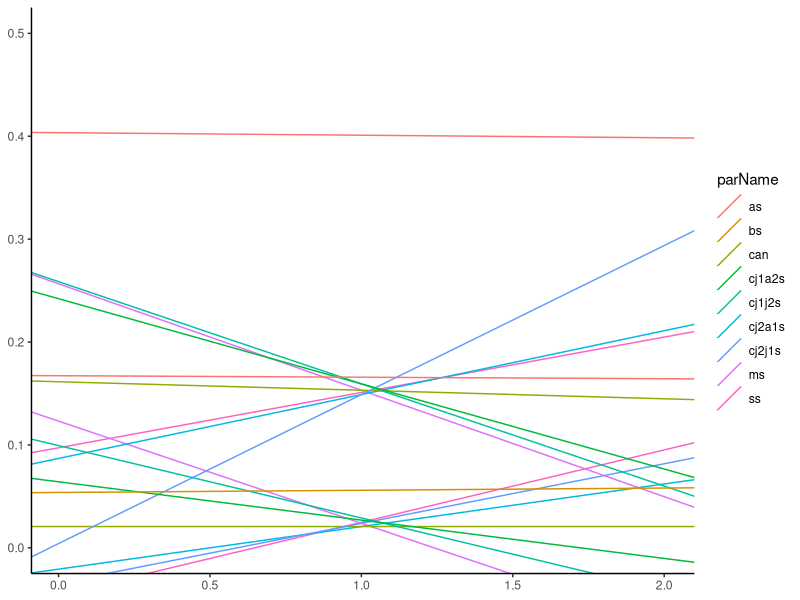
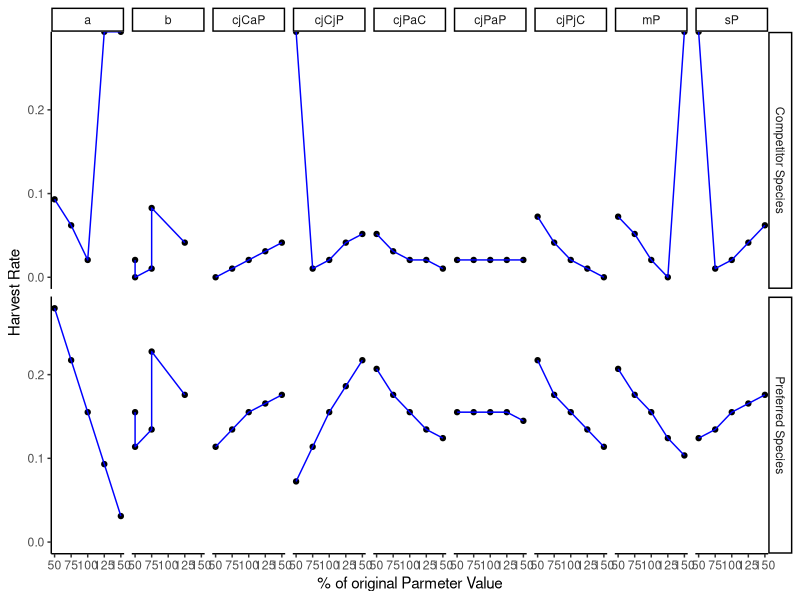

R code for these plots, in order:
## CJD 1.12.2021
## Updated sensitivity analysis with better plots, this is supplementary figure 1

rm(list=ls())
library(deSolve)
library(ggplot2)
library(ggpubr)
#model function
# qE - harvest, species specific, this is what is controlled by 'regulations'
# s - juvenile overwinter survival, species specific
# m - adult natural mortality rate, species specific
# cJA - effect of adults of a given species on juveniles of a given species (cover cannibalism or interspecific predation, both happen in foraging arena)
# cJJ - effect of juveniles of one species on juveniles of the other (can be predation or competition)
# h - rate at which juveniles leave foraging arena for refuge, species specific
# v - rate at which juveniles enter foraging arena from refuge, species specific
# stock1 - annual stocked num spp1
# stock2 - annual stocked num spp2
simBiggsQ2<-function(t,y,params){
  A1<-y[1]
  A2<-y[2]
  J1<-y[3]
  J2<-y[4]
  with(as.list(params),{
    dA1dt=-qE1Fun(t)*A1-m1*A1+s1*J1
    dA2dt=-qE2Fun(t)*A2-m2*A2+s2*J2
    dJ1dt=-cJ1J2*J2*J1-((cJ1A2*v1*A2*J1)/(h1Fun(t)+v1+cJ1A2*A2))-((cJ1A1*v1*A1*J1)/(h1Fun(t)+v1+cJ1A1*A1))-s1*J1+(100*A1/(50+A1))+st1Fun(t)
    dJ2dt=-cJ2J1*J1*J2-((cJ2A1*v2*A1*J2)/(h2Fun(t)+v2+cJ2A1*A1))-((cJ2A2*v2*A2*J2)/(h2Fun(t)+v2+cJ2A2*A2))-s2*J2+(100*A2/(50+A2))+st2Fun(t)
    return(list(c(dA1dt,dA2dt,dJ1dt,dJ2dt)))
  })
}

#finding transition points for sensitivity analysis
tpS=function(x,y0,parmName){
  tips=data.frame(parVal=numeric(length(unique(x[,2]))),
                  minQTP=numeric(length(unique(x[,2]))),
                  maxQTP=numeric(length(unique(x[,2]))),
                  dom=character(length(unique(x[,2]))),
                  parName=rep(parmName,length(unique(x[,2]))))
  fits=data.frame(parName=parmName,intercept=numeric(1),slope=numeric(1))
  for(i in 1:length(unique(x[,2]))){
    init=y0[1]>y0[2] # initial state
    temp=x[x[,2]==unique(x[,2])[i],] # pulling rows of x with the parm value [i]
    comp=(temp$A2/temp$A1)<0.6 # is A2 abund <60% of A1?
    harv=c(min(temp$qEs[comp!=init]),max(temp$qEs[comp!=init])) # pulling max and min harv rates that cause a flip
    tips$parVal[i]=unique(x[,2])[i]
    tips$minQTP[i]=harv[1]
    tips$maxQTP[i]=harv[2]
    tips$dom[i]=ifelse(init==T,"A1","A2")
  }
  if(length(unique(tips$minQTP[is.finite(tips$minQTP)]))>1){ # fit model to relationship between tipping point and parm values
    fit=lm(tips$minQTP[is.finite(tips$minQTP)]~tips$parVal[is.finite(tips$minQTP)])
  }else{fit=lm(tips$maxQTP[is.finite(tips$maxQTP)]~tips$parVal[is.finite(tips$maxQTP)])}
  fits$intercept=fit$coefficients[1]
  fits$slope=fit$coefficients[2]
  return(list(tips,fits))
}

#### JUVENILE SURVIVAL RATE ####
tstep=times=1:100
ss=seq(.5,1.5,length.out = 5)
qEs=seq(0,0.3,length.out=30)
combos=expand.grid(qEs,ss);colnames(combos)=c("qEs","ss")
store=data.frame(A1=0,A2=0,J1=0,J2=0);store=cbind(combos,store)
store2=data.frame(A1=0,A2=0,J1=0,J2=0);store2=cbind(combos,store2)

y01=c(500,5000,0,0)
for(i in 1:nrow(store)){
  qE1Fun=approxfun(x=tstep,y=c(rep(store$qEs[i],length(tstep))))
  qE2Fun=approxfun(x=tstep,y=rep(0.1,length(tstep)))
  h1Fun=approxfun(x=tstep,y=rep(8,length(tstep)))
  h2Fun=approxfun(x=tstep,y=rep(8,length(tstep)))
  st1Fun=approxfun(x=tstep,y=rep(0,length(tstep)))
  st2Fun=approxfun(x=tstep,y=rep(0,length(tstep)))
  
  p=c(c(s1=0.1*store$ss[i],m1=0.1,cJ1A1=0.001,cJ1A2=0.05,cJ1J2=0.003,v1=1),
      c(s2=0.1,m2=0.1,cJ2A2=0.001,cJ2A1=0.03,cJ2J1=0.003,v2=1))
  sim=ode(y=y01,times=times,func=simBiggsQ2,parms=p)
  store$A1[i]=sim[nrow(sim)-1,2]
  store$A2[i]=sim[nrow(sim)-1,3]
  store$J1[i]=sim[nrow(sim)-1,4]
  store$J2[i]=sim[nrow(sim)-1,5]
  #store$ss[i]=ss[f]
}
y02=c(5000,500,0,0)
for(i in 1:nrow(store2)){
  qE1Fun=approxfun(x=tstep,y=c(rep(store2$qEs[i],length(tstep))))
  qE2Fun=approxfun(x=tstep,y=rep(0.1,length(tstep)))
  h1Fun=approxfun(x=tstep,y=rep(8,length(tstep)))
  h2Fun=approxfun(x=tstep,y=rep(8,length(tstep)))
  st1Fun=approxfun(x=tstep,y=rep(0,length(tstep)))
  st2Fun=approxfun(x=tstep,y=rep(0,length(tstep)))
  
  p=c(c(s1=0.1*store2$ss[i],m1=0.1,cJ1A1=0.001,cJ1A2=0.05,cJ1J2=0.003,v1=1),
      c(s2=0.1,m2=0.1,cJ2A2=0.001,cJ2A1=0.03,cJ2J1=0.003,v2=1))
  sim=ode(y=y02,times=times,func=simBiggsQ2,parms=p)
  store2$A1[i]=sim[nrow(sim)-1,2]
  store2$A2[i]=sim[nrow(sim)-1,3]
  store2$J1[i]=sim[nrow(sim)-1,4]
  store2$J2[i]=sim[nrow(sim)-1,5]
  #store2$ss[i]=ss[f]
}

t1=tpS(x=store,y0=y01,parmName="ss")
t2=tpS(x=store2,y0=y02,parmName="ss")




#### ADULT NATURAL MORTALITY RATE ####
#looking to see how variation in the adult natural mortality rate for species 1 changes whether or not stable states occur
times=1:100

ms=seq(.5,1.5,length.out = 5)
qEs=seq(0,0.3,length.out=30)
combos=expand.grid(qEs,ms);colnames(combos)=c("qEs","ms")
store=data.frame(A1=0,A2=0,J1=0,J2=0);store=cbind(combos,store)
store2=data.frame(A1=0,A2=0,J1=0,J2=0);store2=cbind(combos,store2)

y01=c(500,5000,0,0)
for(i in 1:nrow(store)){
  qE1Fun=approxfun(x=tstep,y=c(rep(store$qEs[i],length(tstep))))
  qE2Fun=approxfun(x=tstep,y=rep(0.1,length(tstep)))
  h1Fun=approxfun(x=tstep,y=rep(8,length(tstep)))
  h2Fun=approxfun(x=tstep,y=rep(8,length(tstep)))
  st1Fun=approxfun(x=tstep,y=rep(0,length(tstep)))
  st2Fun=approxfun(x=tstep,y=rep(0,length(tstep)))
  
  p=c(c(s1=0.1,m1=0.1*store$ms[i],cJ1A1=0.001,cJ1A2=0.05,cJ1J2=0.003,v1=1),
      c(s2=0.1,m2=0.1,cJ2A2=0.001,cJ2A1=0.03,cJ2J1=0.003,v2=1))
  sim=ode(y=y01,times=times,func=simBiggsQ2,parms=p)
  store$A1[i]=sim[nrow(sim)-1,2]
  store$A2[i]=sim[nrow(sim)-1,3]
  store$J1[i]=sim[nrow(sim)-1,4]
  store$J2[i]=sim[nrow(sim)-1,5]
}
y02=c(5000,500,0,0)
for(i in 1:nrow(store2)){
  qE1Fun=approxfun(x=tstep,y=c(rep(store2$qEs[i],length(tstep))))
  qE2Fun=approxfun(x=tstep,y=rep(0.1,length(tstep)))
  h1Fun=approxfun(x=tstep,y=rep(8,length(tstep)))
  h2Fun=approxfun(x=tstep,y=rep(8,length(tstep)))
  st1Fun=approxfun(x=tstep,y=rep(0,length(tstep)))
  st2Fun=approxfun(x=tstep,y=rep(0,length(tstep)))
  
  p=c(c(s1=0.1,m1=0.1*store2$ms[i],cJ1A1=0.001,cJ1A2=0.05,cJ1J2=0.003,v1=1),
      c(s2=0.1,m2=0.1,cJ2A2=0.001,cJ2A1=0.03,cJ2J1=0.003,v2=1))
  sim=ode(y=y02,times=times,func=simBiggsQ2,parms=p)
  store2$A1[i]=sim[nrow(sim)-1,2]
  store2$A2[i]=sim[nrow(sim)-1,3]
  store2$J1[i]=sim[nrow(sim)-1,4]
  store2$J2[i]=sim[nrow(sim)-1,5]
}

t3=tpS(x=store,y0=y01,parmName="ms")
t4=tpS(x=store2,y0=y02,parmName="ms")



#### ADULT PREDATION ON J2 ####
#looking to see how variation in the adult predation j2 for species 1 changes whether or not stable states occur
times=1:100

cj2a1s=seq(.5,1.5,length.out = 5)
qEs=seq(0,0.3,length.out=30)
combos=expand.grid(qEs,cj2a1s);colnames(combos)=c("qEs","cj2a1s")
store=data.frame(A1=0,A2=0,J1=0,J2=0);store=cbind(combos,store)
store2=data.frame(A1=0,A2=0,J1=0,J2=0);store2=cbind(combos,store2)

y01=c(500,5000,0,0)
for(i in 1:nrow(store)){
  qE1Fun=approxfun(x=tstep,y=c(rep(store$qEs[i],length(tstep))))
  qE2Fun=approxfun(x=tstep,y=rep(0.1,length(tstep)))
  h1Fun=approxfun(x=tstep,y=rep(8,length(tstep)))
  h2Fun=approxfun(x=tstep,y=rep(8,length(tstep)))
  st1Fun=approxfun(x=tstep,y=rep(0,length(tstep)))
  st2Fun=approxfun(x=tstep,y=rep(0,length(tstep)))
  
  p=c(c(s1=0.1,m1=0.1,cJ1A1=0.001,cJ1A2=0.05,cJ1J2=0.003,v1=1),
      c(s2=0.1,m2=0.1,cJ2A2=0.001,cJ2A1=0.03*store$cj2a1s[i],cJ2J1=0.003,v2=1))
  sim=ode(y=y01,times=times,func=simBiggsQ2,parms=p)
  store$A1[i]=sim[nrow(sim)-1,2]
  store$A2[i]=sim[nrow(sim)-1,3]
  store$J1[i]=sim[nrow(sim)-1,4]
  store$J2[i]=sim[nrow(sim)-1,5]
}
y02=c(5000,500,0,0)
for(i in 1:nrow(store2)){
  qE1Fun=approxfun(x=tstep,y=c(rep(store2$qEs[i],length(tstep))))
  qE2Fun=approxfun(x=tstep,y=rep(0.1,length(tstep)))
  h1Fun=approxfun(x=tstep,y=rep(8,length(tstep)))
  h2Fun=approxfun(x=tstep,y=rep(8,length(tstep)))
  st1Fun=approxfun(x=tstep,y=rep(0,length(tstep)))
  st2Fun=approxfun(x=tstep,y=rep(0,length(tstep)))
  
  p=c(c(s1=0.1,m1=0.1,cJ1A1=0.001,cJ1A2=0.05,cJ1J2=0.003,v1=1),
      c(s2=0.1,m2=0.1,cJ2A2=0.001,cJ2A1=0.03*store2$cj2a1s[i],cJ2J1=0.003,v2=1))
  sim=ode(y=y02,times=times,func=simBiggsQ2,parms=p)
  store2$A1[i]=sim[nrow(sim)-1,2]
  store2$A2[i]=sim[nrow(sim)-1,3]
  store2$J1[i]=sim[nrow(sim)-1,4]
  store2$J2[i]=sim[nrow(sim)-1,5]
}

t5=tpS(x=store,y0=y01,parmName="cj2a1s")
t6=tpS(x=store2,y0=y02,parmName="cj2a1s")



#### SP1 CANNIBALISM RATE ####

times=1:100

can=seq(.5,1.5,length.out = 5)
qEs=seq(0,0.3,length.out=30)
combos=expand.grid(qEs,can);colnames(combos)=c("qEs","can")
store=data.frame(A1=0,A2=0,J1=0,J2=0);store=cbind(combos,store)
store2=data.frame(A1=0,A2=0,J1=0,J2=0);store2=cbind(combos,store2)


y01=c(500,5000,0,0)
for(i in 1:nrow(store)){
  qE1Fun=approxfun(x=tstep,y=c(rep(store$qEs[i],length(tstep))))
  qE2Fun=approxfun(x=tstep,y=rep(0.1,length(tstep)))
  h1Fun=approxfun(x=tstep,y=rep(8,length(tstep)))
  h2Fun=approxfun(x=tstep,y=rep(8,length(tstep)))
  st1Fun=approxfun(x=tstep,y=rep(0,length(tstep)))
  st2Fun=approxfun(x=tstep,y=rep(0,length(tstep)))
  
  p=c(c(s1=0.1,m1=0.1,cJ1A1=0.001*store$can[i],cJ1A2=0.05,cJ1J2=0.003,v1=1),
      c(s2=0.1,m2=0.1,cJ2A2=0.001,cJ2A1=0.03,cJ2J1=0.003,v2=1))
  sim=ode(y=y01,times=times,func=simBiggsQ2,parms=p)
  store$A1[i]=sim[nrow(sim)-1,2]
  store$A2[i]=sim[nrow(sim)-1,3]
  store$J1[i]=sim[nrow(sim)-1,4]
  store$J2[i]=sim[nrow(sim)-1,5]
}
y02=c(5000,500,0,0)
for(i in 1:nrow(store)){
  qE1Fun=approxfun(x=tstep,y=c(rep(store2$qEs[i],length(tstep))))
  qE2Fun=approxfun(x=tstep,y=rep(0.1,length(tstep)))
  h1Fun=approxfun(x=tstep,y=rep(8,length(tstep)))
  h2Fun=approxfun(x=tstep,y=rep(8,length(tstep)))
  st1Fun=approxfun(x=tstep,y=rep(0,length(tstep)))
  st2Fun=approxfun(x=tstep,y=rep(0,length(tstep)))
  
  p=c(c(s1=0.1,m1=0.1,cJ1A1=0.001*store2$can[i],cJ1A2=0.05,cJ1J2=0.003,v1=1),
      c(s2=0.1,m2=0.1,cJ2A2=0.001,cJ2A1=0.03,cJ2J1=0.003,v2=1))
  sim=ode(y=y02,times=times,func=simBiggsQ2,parms=p)
  store2$A1[i]=sim[nrow(sim)-1,2]
  store2$A2[i]=sim[nrow(sim)-1,3]
  store2$J1[i]=sim[nrow(sim)-1,4]
  store2$J2[i]=sim[nrow(sim)-1,5]
  
}

t7=tpS(x=store,y0=y01,parmName="can")
t8=tpS(x=store2,y0=y02,parmName="can")

#### EFFECT OF J1 ON J2 ####
#looking to see how variation in the j1 effect on j2 changes whether or not stable states occur
times=1:100

cj2j1s=seq(.5,1.5,length.out = 5)
qEs=seq(0,0.3,length.out=30)
combos=expand.grid(qEs,cj2a1s);colnames(combos)=c("qEs","cj2j1s")
store=data.frame(A1=0,A2=0,J1=0,J2=0);store=cbind(combos,store)
store2=data.frame(A1=0,A2=0,J1=0,J2=0);store2=cbind(combos,store2)

y01=c(500,5000,0,0)
for(i in 1:nrow(store)){
  qE1Fun=approxfun(x=tstep,y=c(rep(store$qEs[i],length(tstep))))
  qE2Fun=approxfun(x=tstep,y=rep(0.1,length(tstep)))
  h1Fun=approxfun(x=tstep,y=rep(8,length(tstep)))
  h2Fun=approxfun(x=tstep,y=rep(8,length(tstep)))
  st1Fun=approxfun(x=tstep,y=rep(0,length(tstep)))
  st2Fun=approxfun(x=tstep,y=rep(0,length(tstep)))
  
  p=c(c(s1=0.1,m1=0.1,cJ1A1=0.001,cJ1A2=0.05,cJ1J2=0.003,v1=1),
      c(s2=0.1,m2=0.1,cJ2A2=0.001,cJ2A1=0.03,cJ2J1=0.003*store$cj2j1s[i],v2=1))
  sim=ode(y=y01,times=times,func=simBiggsQ2,parms=p)
  store$A1[i]=sim[nrow(sim)-1,2]
  store$A2[i]=sim[nrow(sim)-1,3]
  store$J1[i]=sim[nrow(sim)-1,4]
  store$J2[i]=sim[nrow(sim)-1,5]
}
y02=c(5000,500,0,0)
for(i in 1:nrow(store2)){
  qE1Fun=approxfun(x=tstep,y=c(rep(store2$qEs[i],length(tstep))))
  qE2Fun=approxfun(x=tstep,y=rep(0.1,length(tstep)))
  h1Fun=approxfun(x=tstep,y=rep(8,length(tstep)))
  h2Fun=approxfun(x=tstep,y=rep(8,length(tstep)))
  st1Fun=approxfun(x=tstep,y=rep(0,length(tstep)))
  st2Fun=approxfun(x=tstep,y=rep(0,length(tstep)))
  
  p=c(c(s1=0.1,m1=0.1,cJ1A1=0.001,cJ1A2=0.05,cJ1J2=0.003,v1=1),
      c(s2=0.1,m2=0.1,cJ2A2=0.001,cJ2A1=0.03,cJ2J1=0.003*store2$cj2j1s[i],v2=1))
  sim=ode(y=y02,times=times,func=simBiggsQ2,parms=p)
  store2$A1[i]=sim[nrow(sim)-1,2]
  store2$A2[i]=sim[nrow(sim)-1,3]
  store2$J1[i]=sim[nrow(sim)-1,4]
  store2$J2[i]=sim[nrow(sim)-1,5]
}


t9=tpS(x=store,y0=y01,parmName="cj2j1s")
t10=tpS(x=store2,y0=y02,parmName="cj2j1s")

#### EFFECT OF J2 ON J1 ####
#looking to see how variation in the j2 effect on j1 changes whether or not stable states occur
times=1:100

cj1j2s=seq(.5,1.5,length.out = 5)
qEs=seq(0,0.3,length.out=30)
combos=expand.grid(qEs,cj2a1s);colnames(combos)=c("qEs","cj1j2s")
store=data.frame(A1=0,A2=0,J1=0,J2=0);store=cbind(combos,store)
store2=data.frame(A1=0,A2=0,J1=0,J2=0);store2=cbind(combos,store2)

y01=c(500,5000,0,0)
for(i in 1:nrow(store)){
  qE1Fun=approxfun(x=tstep,y=c(rep(store$qEs[i],length(tstep))))
  qE2Fun=approxfun(x=tstep,y=rep(0.1,length(tstep)))
  h1Fun=approxfun(x=tstep,y=rep(8,length(tstep)))
  h2Fun=approxfun(x=tstep,y=rep(8,length(tstep)))
  st1Fun=approxfun(x=tstep,y=rep(0,length(tstep)))
  st2Fun=approxfun(x=tstep,y=rep(0,length(tstep)))
  
  p=c(c(s1=0.1,m1=0.1,cJ1A1=0.001,cJ1A2=0.05,cJ1J2=0.003*store$cj1j2s[i],v1=1),
      c(s2=0.1,m2=0.1,cJ2A2=0.001,cJ2A1=0.03,cJ2J1=0.003,v2=1))
  sim=ode(y=y01,times=times,func=simBiggsQ2,parms=p)
  store$A1[i]=sim[nrow(sim)-1,2]
  store$A2[i]=sim[nrow(sim)-1,3]
  store$J1[i]=sim[nrow(sim)-1,4]
  store$J2[i]=sim[nrow(sim)-1,5]
}
y02=c(5000,500,0,0)
for(i in 1:nrow(store2)){
  qE1Fun=approxfun(x=tstep,y=c(rep(store2$qEs[i],length(tstep))))
  qE2Fun=approxfun(x=tstep,y=rep(0.1,length(tstep)))
  h1Fun=approxfun(x=tstep,y=rep(8,length(tstep)))
  h2Fun=approxfun(x=tstep,y=rep(8,length(tstep)))
  st1Fun=approxfun(x=tstep,y=rep(0,length(tstep)))
  st2Fun=approxfun(x=tstep,y=rep(0,length(tstep)))
  
  p=c(c(s1=0.1,m1=0.1,cJ1A1=0.001,cJ1A2=0.05,cJ1J2=0.003*store$cj1j2s[i],v1=1),
      c(s2=0.1,m2=0.1,cJ2A2=0.001,cJ2A1=0.03,cJ2J1=0.003,v2=1))
  sim=ode(y=y02,times=times,func=simBiggsQ2,parms=p)
  store2$A1[i]=sim[nrow(sim)-1,2]
  store2$A2[i]=sim[nrow(sim)-1,3]
  store2$J1[i]=sim[nrow(sim)-1,4]
  store2$J2[i]=sim[nrow(sim)-1,5]
}


t11=tpS(x=store,y0=y01,parmName="cj1j2s")
t12=tpS(x=store2,y0=y02,parmName="cj1j2s")


#### ADULT PREDATION ON J1 ####
#looking to see how variation in the adult predation j1 for species 2 changes whether or not stable states occur
times=1:100

cj1a2s=seq(.5,1.5,length.out = 5)
qEs=seq(0,0.3,length.out=30)
combos=expand.grid(qEs,cj2a1s);colnames(combos)=c("qEs","cj1a2s")
store=data.frame(A1=0,A2=0,J1=0,J2=0);store=cbind(combos,store)
store2=data.frame(A1=0,A2=0,J1=0,J2=0);store2=cbind(combos,store2)

y01=c(500,5000,0,0)
for(i in 1:nrow(store)){
  qE1Fun=approxfun(x=tstep,y=c(rep(store$qEs[i],length(tstep))))
  qE2Fun=approxfun(x=tstep,y=rep(0.1,length(tstep)))
  h1Fun=approxfun(x=tstep,y=rep(8,length(tstep)))
  h2Fun=approxfun(x=tstep,y=rep(8,length(tstep)))
  st1Fun=approxfun(x=tstep,y=rep(0,length(tstep)))
  st2Fun=approxfun(x=tstep,y=rep(0,length(tstep)))
  
  p=c(c(s1=0.1,m1=0.1,cJ1A1=0.001,cJ1A2=0.05*store$cj1a2s[i],cJ1J2=0.003,v1=1),
      c(s2=0.1,m2=0.1,cJ2A2=0.001,cJ2A1=0.03,cJ2J1=0.003,v2=1))
  sim=ode(y=y01,times=times,func=simBiggsQ2,parms=p)
  store$A1[i]=sim[nrow(sim)-1,2]
  store$A2[i]=sim[nrow(sim)-1,3]
  store$J1[i]=sim[nrow(sim)-1,4]
  store$J2[i]=sim[nrow(sim)-1,5]
}
y02=c(5000,500,0,0)
for(i in 1:nrow(store2)){
  qE1Fun=approxfun(x=tstep,y=c(rep(store2$qEs[i],length(tstep))))
  qE2Fun=approxfun(x=tstep,y=rep(0.1,length(tstep)))
  h1Fun=approxfun(x=tstep,y=rep(8,length(tstep)))
  h2Fun=approxfun(x=tstep,y=rep(8,length(tstep)))
  st1Fun=approxfun(x=tstep,y=rep(0,length(tstep)))
  st2Fun=approxfun(x=tstep,y=rep(0,length(tstep)))
  
  p=c(c(s1=0.1,m1=0.1,cJ1A1=0.001,cJ1A2=0.05*store2$cj1a2s[i],cJ1J2=0.003,v1=1),
      c(s2=0.1,m2=0.1,cJ2A2=0.001,cJ2A1=0.03,cJ2J1=0.003,v2=1))
  sim=ode(y=y02,times=times,func=simBiggsQ2,parms=p)
  store2$A1[i]=sim[nrow(sim)-1,2]
  store2$A2[i]=sim[nrow(sim)-1,3]
  store2$J1[i]=sim[nrow(sim)-1,4]
  store2$J2[i]=sim[nrow(sim)-1,5]
}


t13=tpS(x=store,y0=y01,parmName="cj1a2s")
t14=tpS(x=store2,y0=y02,parmName="cj1a2s")


#### B-H SENSITIVITY ####
#varying the  parms a & b for species 1 to see the effect of differing recruitment on stable states
# I need to create a few functions that have different parms since the function has them coded into it.
# based on Hilborn and Walters book parm a is maybe more important to vary
#species 2 stock recruitment will stay the same through all variants of speces 1 recruitment
levs=seq(.5,1.5,length.out = 5)
#original a=100; b=50
simBiggsQ2<-function(t,y,params){
  A1<-y[1]
  A2<-y[2]
  J1<-y[3]
  J2<-y[4]
  with(as.list(params),{
    dA1dt=-qE1Fun(t)*A1-m1*A1+s1*J1
    dA2dt=-qE2Fun(t)*A2-m2*A2+s2*J2
    dJ1dt=-cJ1J2*J2*J1-((cJ1A2*v1*A2*J1)/(h1Fun(t)+v1+cJ1A2*A2))-((cJ1A1*v1*A1*J1)/(h1Fun(t)+v1+cJ1A1*A1))-s1*J1+(100*A1/(50+A1))+st1Fun(t)
    dJ2dt=-cJ2J1*J1*J2-((cJ2A1*v2*A1*J2)/(h2Fun(t)+v2+cJ2A1*A1))-((cJ2A2*v2*A2*J2)/(h2Fun(t)+v2+cJ2A2*A2))-s2*J2+(100*A2/(50+A2))+st2Fun(t)
    return(list(c(dA1dt,dA2dt,dJ1dt,dJ2dt)))
  })
}

#var1 a=1; b=50
var1<-function(t,y,params){
  A1<-y[1]
  A2<-y[2]
  J1<-y[3]
  J2<-y[4]
  with(as.list(params),{
    dA1dt=-qE1Fun(t)*A1-m1*A1+s1*J1
    dA2dt=-qE2Fun(t)*A2-m2*A2+s2*J2
    dJ1dt=-cJ1J2*J2*J1-((cJ1A2*v1*A2*J1)/(h1Fun(t)+v1+cJ1A2*A2))-((cJ1A1*v1*A1*J1)/(h1Fun(t)+v1+cJ1A1*A1))-s1*J1+(100*levs[1]*A1/(50+A1))+st1Fun(t)
    dJ2dt=-cJ2J1*J1*J2-((cJ2A1*v2*A1*J2)/(h2Fun(t)+v2+cJ2A1*A1))-((cJ2A2*v2*A2*J2)/(h2Fun(t)+v2+cJ2A2*A2))-s2*J2+(100*A2/(50+A2))+st2Fun(t)
    return(list(c(dA1dt,dA2dt,dJ1dt,dJ2dt)))
  })
}

# var2 a=50.75; b=50
var2<-function(t,y,params){
  A1<-y[1]
  A2<-y[2]
  J1<-y[3]
  J2<-y[4]
  with(as.list(params),{
    dA1dt=-qE1Fun(t)*A1-m1*A1+s1*J1
    dA2dt=-qE2Fun(t)*A2-m2*A2+s2*J2
    dJ1dt=-cJ1J2*J2*J1-((cJ1A2*v1*A2*J1)/(h1Fun(t)+v1+cJ1A2*A2))-((cJ1A1*v1*A1*J1)/(h1Fun(t)+v1+cJ1A1*A1))-s1*J1+(100*levs[2]*A1/(50+A1))+st1Fun(t)
    dJ2dt=-cJ2J1*J1*J2-((cJ2A1*v2*A1*J2)/(h2Fun(t)+v2+cJ2A1*A1))-((cJ2A2*v2*A2*J2)/(h2Fun(t)+v2+cJ2A2*A2))-s2*J2+(100*A2/(50+A2))+st2Fun(t)
    return(list(c(dA1dt,dA2dt,dJ1dt,dJ2dt)))
  })
}

# var 3 a=100.5; b=50
var3<-function(t,y,params){
  A1<-y[1]
  A2<-y[2]
  J1<-y[3]
  J2<-y[4]
  with(as.list(params),{
    dA1dt=-qE1Fun(t)*A1-m1*A1+s1*J1
    dA2dt=-qE2Fun(t)*A2-m2*A2+s2*J2
    dJ1dt=-cJ1J2*J2*J1-((cJ1A2*v1*A2*J1)/(h1Fun(t)+v1+cJ1A2*A2))-((cJ1A1*v1*A1*J1)/(h1Fun(t)+v1+cJ1A1*A1))-s1*J1+(100*levs[3]*A1/(50+A1))+st1Fun(t)
    dJ2dt=-cJ2J1*J1*J2-((cJ2A1*v2*A1*J2)/(h2Fun(t)+v2+cJ2A1*A1))-((cJ2A2*v2*A2*J2)/(h2Fun(t)+v2+cJ2A2*A2))-s2*J2+(100*A2/(50+A2))+st2Fun(t)
    return(list(c(dA1dt,dA2dt,dJ1dt,dJ2dt)))
  })
}

# var 4 a=150.25; b=50
var4<-function(t,y,params){
  A1<-y[1]
  A2<-y[2]
  J1<-y[3]
  J2<-y[4]
  with(as.list(params),{
    dA1dt=-qE1Fun(t)*A1-m1*A1+s1*J1
    dA2dt=-qE2Fun(t)*A2-m2*A2+s2*J2
    dJ1dt=-cJ1J2*J2*J1-((cJ1A2*v1*A2*J1)/(h1Fun(t)+v1+cJ1A2*A2))-((cJ1A1*v1*A1*J1)/(h1Fun(t)+v1+cJ1A1*A1))-s1*J1+(100*levs[4]*A1/(50+A1))+st1Fun(t)
    dJ2dt=-cJ2J1*J1*J2-((cJ2A1*v2*A1*J2)/(h2Fun(t)+v2+cJ2A1*A1))-((cJ2A2*v2*A2*J2)/(h2Fun(t)+v2+cJ2A2*A2))-s2*J2+(100*A2/(50+A2))+st2Fun(t)
    return(list(c(dA1dt,dA2dt,dJ1dt,dJ2dt)))
  })
}

# var 5 a=200; b=50
var5<-function(t,y,params){
  A1<-y[1]
  A2<-y[2]
  J1<-y[3]
  J2<-y[4]
  with(as.list(params),{
    dA1dt=-qE1Fun(t)*A1-m1*A1+s1*J1
    dA2dt=-qE2Fun(t)*A2-m2*A2+s2*J2
    dJ1dt=-cJ1J2*J2*J1-((cJ1A2*v1*A2*J1)/(h1Fun(t)+v1+cJ1A2*A2))-((cJ1A1*v1*A1*J1)/(h1Fun(t)+v1+cJ1A1*A1))-s1*J1+(100*levs[5]*A1/(50+A1))+st1Fun(t)
    dJ2dt=-cJ2J1*J1*J2-((cJ2A1*v2*A1*J2)/(h2Fun(t)+v2+cJ2A1*A1))-((cJ2A2*v2*A2*J2)/(h2Fun(t)+v2+cJ2A2*A2))-s2*J2+(100*A2/(50+A2))+st2Fun(t)
    return(list(c(dA1dt,dA2dt,dJ1dt,dJ2dt)))
  })
}

times=1:100
funlist=list(simBiggsQ2,var1,var2,var3,var4,var5)
as=c(100,levs*100)
qEs=seq(0,0.3,length.out=30)
combos=expand.grid(qEs,as);colnames(combos)=c("qEs","as")
store=data.frame(A1=0,A2=0,J1=0,J2=0);store=cbind(combos,store)
store2=data.frame(A1=0,A2=0,J1=0,J2=0);store2=cbind(combos,store2)

y01=c(500,5000,0,0)
for(i in 1:nrow(store)){
  qE1Fun=approxfun(x=tstep,y=c(rep(store$qEs[i],length(tstep))))
  qE2Fun=approxfun(x=tstep,y=rep(0.1,length(tstep)))
  h1Fun=approxfun(x=tstep,y=rep(8,length(tstep)))
  h2Fun=approxfun(x=tstep,y=rep(8,length(tstep)))
  st1Fun=approxfun(x=tstep,y=rep(0,length(tstep)))
  st2Fun=approxfun(x=tstep,y=rep(0,length(tstep)))
  
  p=c(c(s1=0.1,m1=0.1,cJ1A1=0.001,cJ1A2=0.05,cJ1J2=0.003,v1=1),
      c(s2=0.1,m2=0.1,cJ2A2=0.001,cJ2A1=0.03,cJ2J1=0.003,v2=1))
  if(store$as[i]==as[1]){
    sim=ode(y=y01,times=times,func=simBiggsQ2,parms=p)
  }else{if(store$as[i]==as[2]){
    sim=ode(y=y01,times=times,func=var5,parms=p)
  }else{if(store$as[i]==as[3]){
    sim=ode(y=y01,times=times,func=var4,parms=p)
  }else{if(store$as[i]==as[4]){
    sim=ode(y=y01,times=times,func=var3,parms=p)
  }else{if(store$as[i]==as[5]){
    sim=ode(y=y01,times=times,func=var2,parms=p)
  }else{if(store$as[i]==as[6]){
    sim=ode(y=y01,times=times,func=var1,parms=p)
  }
  }}}}}
  
  store$A1[i]=sim[nrow(sim)-1,2]
  store$A2[i]=sim[nrow(sim)-1,3]
  store$J1[i]=sim[nrow(sim)-1,4]
  store$J2[i]=sim[nrow(sim)-1,5]
}
y02=c(5000,500,0,0)
for(i in 1:nrow(store2)){
  qE1Fun=approxfun(x=tstep,y=c(rep(store2$qEs[i],length(tstep))))
  qE2Fun=approxfun(x=tstep,y=rep(0.1,length(tstep)))
  h1Fun=approxfun(x=tstep,y=rep(8,length(tstep)))
  h2Fun=approxfun(x=tstep,y=rep(8,length(tstep)))
  st1Fun=approxfun(x=tstep,y=rep(0,length(tstep)))
  st2Fun=approxfun(x=tstep,y=rep(0,length(tstep)))
  
  p=c(c(s1=0.1,m1=0.1,cJ1A1=0.001,cJ1A2=0.05,cJ1J2=0.003,v1=1),
      c(s2=0.1,m2=0.1,cJ2A2=0.001,cJ2A1=0.03,cJ2J1=0.003,v2=1))
  if(store2$as[i]==as[1]){
    sim=ode(y=y02,times=times,func=simBiggsQ2,parms=p)
  }else{if(store2$as[i]==as[2]){
    sim=ode(y=y02,times=times,func=var5,parms=p)
  }else{if(store2$as[i]==as[3]){
    sim=ode(y=y02,times=times,func=var4,parms=p)
  }else{if(store2$as[i]==as[4]){
    sim=ode(y=y02,times=times,func=var3,parms=p)
  }else{if(store2$as[i]==as[5]){
    sim=ode(y=y02,times=times,func=var2,parms=p)
  }else{if(store2$as[i]==as[6]){
    sim=ode(y=y02,times=times,func=var1,parms=p)
  }
  }}}}}
  store2$A1[i]=sim[nrow(sim)-1,2]
  store2$A2[i]=sim[nrow(sim)-1,3]
  store2$J1[i]=sim[nrow(sim)-1,4]
  store2$J2[i]=sim[nrow(sim)-1,5]
}


t15=tpS(x=store,y0=y01,parmName="as")
t16=tpS(x=store2,y0=y02,parmName="as")


#### B-H PARM B SENSITIVITY ####
#original a=100; b=50
simBiggsQ2<-function(t,y,params){
  A1<-y[1]
  A2<-y[2]
  J1<-y[3]
  J2<-y[4]
  with(as.list(params),{
    dA1dt=-qE1Fun(t)*A1-m1*A1+s1*J1
    dA2dt=-qE2Fun(t)*A2-m2*A2+s2*J2
    dJ1dt=-cJ1J2*J2*J1-((cJ1A2*v1*A2*J1)/(h1Fun(t)+v1+cJ1A2*A2))-((cJ1A1*v1*A1*J1)/(h1Fun(t)+v1+cJ1A1*A1))-s1*J1+(100*A1/(50+A1))+st1Fun(t)
    dJ2dt=-cJ2J1*J1*J2-((cJ2A1*v2*A1*J2)/(h2Fun(t)+v2+cJ2A1*A1))-((cJ2A2*v2*A2*J2)/(h2Fun(t)+v2+cJ2A2*A2))-s2*J2+(100*A2/(50+A2))+st2Fun(t)
    return(list(c(dA1dt,dA2dt,dJ1dt,dJ2dt)))
  })
}

#var1 a=100; b=0.5
var1b<-function(t,y,params){
  A1<-y[1]
  A2<-y[2]
  J1<-y[3]
  J2<-y[4]
  with(as.list(params),{
    dA1dt=-qE1Fun(t)*A1-m1*A1+s1*J1
    dA2dt=-qE2Fun(t)*A2-m2*A2+s2*J2
    dJ1dt=-cJ1J2*J2*J1-((cJ1A2*v1*A2*J1)/(h1Fun(t)+v1+cJ1A2*A2))-((cJ1A1*v1*A1*J1)/(h1Fun(t)+v1+cJ1A1*A1))-s1*J1+(100*A1/(50*levs[1]+A1))+st1Fun(t)
    dJ2dt=-cJ2J1*J1*J2-((cJ2A1*v2*A1*J2)/(h2Fun(t)+v2+cJ2A1*A1))-((cJ2A2*v2*A2*J2)/(h2Fun(t)+v2+cJ2A2*A2))-s2*J2+(100*A2/(50+A2))+st2Fun(t)
    return(list(c(dA1dt,dA2dt,dJ1dt,dJ2dt)))
  })
}

# var2 a=100; b=25.375
var2b<-function(t,y,params){
  A1<-y[1]
  A2<-y[2]
  J1<-y[3]
  J2<-y[4]
  with(as.list(params),{
    dA1dt=-qE1Fun(t)*A1-m1*A1+s1*J1
    dA2dt=-qE2Fun(t)*A2-m2*A2+s2*J2
    dJ1dt=-cJ1J2*J2*J1-((cJ1A2*v1*A2*J1)/(h1Fun(t)+v1+cJ1A2*A2))-((cJ1A1*v1*A1*J1)/(h1Fun(t)+v1+cJ1A1*A1))-s1*J1+(100*A1/(50*levs[2]+A1))+st1Fun(t)
    dJ2dt=-cJ2J1*J1*J2-((cJ2A1*v2*A1*J2)/(h2Fun(t)+v2+cJ2A1*A1))-((cJ2A2*v2*A2*J2)/(h2Fun(t)+v2+cJ2A2*A2))-s2*J2+(100*A2/(50+A2))+st2Fun(t)
    return(list(c(dA1dt,dA2dt,dJ1dt,dJ2dt)))
  })
}

# var 3 a=100; b=50.25
var3b<-function(t,y,params){
  A1<-y[1]
  A2<-y[2]
  J1<-y[3]
  J2<-y[4]
  with(as.list(params),{
    dA1dt=-qE1Fun(t)*A1-m1*A1+s1*J1
    dA2dt=-qE2Fun(t)*A2-m2*A2+s2*J2
    dJ1dt=-cJ1J2*J2*J1-((cJ1A2*v1*A2*J1)/(h1Fun(t)+v1+cJ1A2*A2))-((cJ1A1*v1*A1*J1)/(h1Fun(t)+v1+cJ1A1*A1))-s1*J1+(100*A1/(50*levs[3]+A1))+st1Fun(t)
    dJ2dt=-cJ2J1*J1*J2-((cJ2A1*v2*A1*J2)/(h2Fun(t)+v2+cJ2A1*A1))-((cJ2A2*v2*A2*J2)/(h2Fun(t)+v2+cJ2A2*A2))-s2*J2+(100*A2/(50+A2))+st2Fun(t)
    return(list(c(dA1dt,dA2dt,dJ1dt,dJ2dt)))
  })
}

# var 4 a=100; b=75.125
var4b<-function(t,y,params){
  A1<-y[1]
  A2<-y[2]
  J1<-y[3]
  J2<-y[4]
  with(as.list(params),{
    dA1dt=-qE1Fun(t)*A1-m1*A1+s1*J1
    dA2dt=-qE2Fun(t)*A2-m2*A2+s2*J2
    dJ1dt=-cJ1J2*J2*J1-((cJ1A2*v1*A2*J1)/(h1Fun(t)+v1+cJ1A2*A2))-((cJ1A1*v1*A1*J1)/(h1Fun(t)+v1+cJ1A1*A1))-s1*J1+(100*A1/(50*levs[4]+A1))+st1Fun(t)
    dJ2dt=-cJ2J1*J1*J2-((cJ2A1*v2*A1*J2)/(h2Fun(t)+v2+cJ2A1*A1))-((cJ2A2*v2*A2*J2)/(h2Fun(t)+v2+cJ2A2*A2))-s2*J2+(100*A2/(50+A2))+st2Fun(t)
    return(list(c(dA1dt,dA2dt,dJ1dt,dJ2dt)))
  })
}

# var 5 a=100; b=100
var5b<-function(t,y,params){
  A1<-y[1]
  A2<-y[2]
  J1<-y[3]
  J2<-y[4]
  with(as.list(params),{
    dA1dt=-qE1Fun(t)*A1-m1*A1+s1*J1
    dA2dt=-qE2Fun(t)*A2-m2*A2+s2*J2
    dJ1dt=-cJ1J2*J2*J1-((cJ1A2*v1*A2*J1)/(h1Fun(t)+v1+cJ1A2*A2))-((cJ1A1*v1*A1*J1)/(h1Fun(t)+v1+cJ1A1*A1))-s1*J1+(100*A1/(50*levs[5]+A1))+st1Fun(t)
    dJ2dt=-cJ2J1*J1*J2-((cJ2A1*v2*A1*J2)/(h2Fun(t)+v2+cJ2A1*A1))-((cJ2A2*v2*A2*J2)/(h2Fun(t)+v2+cJ2A2*A2))-s2*J2+(100*A2/(50+A2))+st2Fun(t)
    return(list(c(dA1dt,dA2dt,dJ1dt,dJ2dt)))
  })
}

times=1:100
bs=c(50,50*levs)
qEs=seq(0,0.3,length.out=30)
combos=expand.grid(qEs,bs);colnames(combos)=c("qEs","bs")
store=data.frame(A1=0,A2=0,J1=0,J2=0);store=cbind(combos,store)
store2=data.frame(A1=0,A2=0,J1=0,J2=0);store2=cbind(combos,store2)

y01=c(500,5000,0,0)
for(i in 1:nrow(store)){
  qE1Fun=approxfun(x=tstep,y=c(rep(store$qEs[i],length(tstep))))
  qE2Fun=approxfun(x=tstep,y=rep(0.1,length(tstep)))
  h1Fun=approxfun(x=tstep,y=rep(8,length(tstep)))
  h2Fun=approxfun(x=tstep,y=rep(8,length(tstep)))
  st1Fun=approxfun(x=tstep,y=rep(0,length(tstep)))
  st2Fun=approxfun(x=tstep,y=rep(0,length(tstep)))
  
  p=c(c(s1=0.1,m1=0.1,cJ1A1=0.001,cJ1A2=0.05,cJ1J2=0.003,v1=1),
      c(s2=0.1,m2=0.1,cJ2A2=0.001,cJ2A1=0.03,cJ2J1=0.003,v2=1))
  if(store$bs[i]==bs[1]){
    sim=ode(y=y01,times=times,func=simBiggsQ2,parms=p)
  }else{if(store$bs[i]==bs[2]){
    sim=ode(y=y01,times=times,func=var5b,parms=p)
  }else{if(store$bs[i]==bs[3]){
    sim=ode(y=y01,times=times,func=var4b,parms=p)
  }else{if(store$bs[i]==bs[4]){
    sim=ode(y=y01,times=times,func=var3b,parms=p)
  }else{if(store$bs[i]==bs[5]){
    sim=ode(y=y01,times=times,func=var2b,parms=p)
  }else{if(store$bs[i]==bs[6]){
    sim=ode(y=y01,times=times,func=var1b,parms=p)
  }
  }}}}}
  
  store$A1[i]=sim[nrow(sim)-1,2]
  store$A2[i]=sim[nrow(sim)-1,3]
  store$J1[i]=sim[nrow(sim)-1,4]
  store$J2[i]=sim[nrow(sim)-1,5]
}
y02=c(5000,500,0,0)
for(i in 1:nrow(store2)){
  qE1Fun=approxfun(x=tstep,y=c(rep(store2$qEs[i],length(tstep))))
  qE2Fun=approxfun(x=tstep,y=rep(0.1,length(tstep)))
  h1Fun=approxfun(x=tstep,y=rep(8,length(tstep)))
  h2Fun=approxfun(x=tstep,y=rep(8,length(tstep)))
  st1Fun=approxfun(x=tstep,y=rep(0,length(tstep)))
  st2Fun=approxfun(x=tstep,y=rep(0,length(tstep)))
  
  p=c(c(s1=0.1,m1=0.1,cJ1A1=0.001,cJ1A2=0.05,cJ1J2=0.003,v1=1),
      c(s2=0.1,m2=0.1,cJ2A2=0.001,cJ2A1=0.03,cJ2J1=0.003,v2=1))
  if(store2$bs[i]==bs[1]){
    sim=ode(y=y02,times=times,func=simBiggsQ2,parms=p)
  }else{if(store2$bs[i]==bs[2]){
    sim=ode(y=y02,times=times,func=var5b,parms=p)
  }else{if(store2$bs[i]==bs[3]){
    sim=ode(y=y02,times=times,func=var4b,parms=p)
  }else{if(store2$bs[i]==bs[4]){
    sim=ode(y=y02,times=times,func=var3b,parms=p)
  }else{if(store2$bs[i]==bs[5]){
    sim=ode(y=y02,times=times,func=var2b,parms=p)
  }else{if(store2$bs[i]==bs[6]){
    sim=ode(y=y02,times=times,func=var1b,parms=p)
  }
  }}}}}
  store2$A1[i]=sim[nrow(sim)-1,2]
  store2$A2[i]=sim[nrow(sim)-1,3]
  store2$J1[i]=sim[nrow(sim)-1,4]
  store2$J2[i]=sim[nrow(sim)-1,5]
}


t17=tpS(x=store,y0=y01,parmName="bs")
t18=tpS(x=store2,y0=y02,parmName="bs")

#### PLOTTING ALL RESULTS ####

sen=rbind(t1[[1]],t2[[1]],t3[[1]],t4[[1]],t5[[1]],t6[[1]],t7[[1]],t8[[1]],t9[[1]],t10[[1]],t11[[1]],t12[[1]],t13[[1]],t14[[1]],t15[[1]],t16[[1]],t17[[1]],t18[[1]])

for(i in 1:nrow(sen)){
  sen$qETP[i]=ifelse(sen$minQTP[i]==0,sen$maxQTP[i],sen$minQTP[i])
}
for(i in 1:nrow(sen)){if(sen$parVal[i]%in%as){
  if(sen$parVal[i]==as[2]){sen$parVal[i]=levs[1]}else{
    if(sen$parVal[i]==as[1]){sen$parVal[i]=1}else{
      if(sen$parVal[i]==as[3]){sen$parVal[i]=levs[2]}else{
        if(sen$parVal[i]==as[4]){sen$parVal[i]=levs[3]}else{
          if(sen$parVal[i]==as[5]){sen$parVal[i]=levs[4]}else{
            if(sen$parVal[i]==as[6]){sen$parVal[i]=levs[5]}
          }
        }
      }
    }
  }
}else{if(sen$parVal[i]==bs[2]){sen$parVal[i]=levs[1]}else{
  if(sen$parVal[i]==bs[1]){sen$parVal[i]=1}else{
    if(sen$parVal[i]==bs[3]){sen$parVal[i]=levs[2]}else{
      if(sen$parVal[i]==bs[4]){sen$parVal[i]=levs[3]}else{
        if(sen$parVal[i]==bs[5]){sen$parVal[i]=levs[4]}else{
          if(sen$parVal[i]==bs[6]){sen$parVal[i]=levs[5]}
        }
      }
    }
  }
}}}

fits=rbind(t1[[2]],t2[[2]],t3[[2]],t4[[2]],t5[[2]],t6[[2]],t7[[2]],t8[[2]],t9[[2]],t10[[2]],t11[[2]],t12[[2]],t13[[2]],t14[[2]],t15[[2]],t16[[2]],t17[[2]],t18[[2]])
dumDat=data.frame()

lms=ggplot(data = dumDat)+theme_classic()+
  geom_point()+xlim(0.01,2)+ylim(0,0.5)+
  geom_abline(data = fits, aes(slope=slope,intercept=intercept,color=parName))
lms

sen$dom=gsub("A1","Preferred Species",sen$dom); sen$dom=gsub("A2","Competitor Species",sen$dom)
cur=unique(sen$parName)
repl=c("sP","mP","cjCaP","cjPaP","cjCjP","cjPjC","cjPaC","a","b")
for(i in 1:9){
  sen$parName=gsub(cur[i],repl[i],sen$parName)
}

grd=ggplot(sen,aes(x=parVal*100,y=qETP))+theme_classic()+
  geom_point()+facet_grid(dom~parName)+
  geom_line(color="blue")+
  xlab("% of original Parmeter Value")+
  ylab("Harvest Rate")
grd
